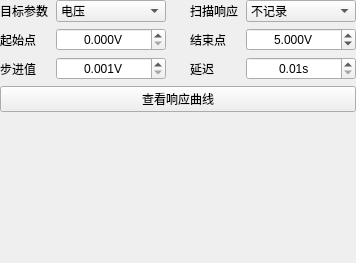
                 <widget class="QWidget" name="scrollAreaWidgetContents_2">
                  <property name="geometry">
                   <rect>
                    <x>0</x>
                    <y>0</y>
                    <width>177</width>
                    <height>263</height>
                   </rect>
                  </property>
                  <layout class="QVBoxLayout" name="verticalLayoutSweepScroll">
                   <property name="spacing">
                    <number>6</number>
                   </property>
                   <property name="leftMargin">
                    <number>0</number>
                   </property>
                   <property name="topMargin">
                    <number>0</number>
                   </property>
                   <property name="rightMargin">
                    <number>0</number>
                   </property>
                   <property name="bottomMargin">
                    <number>0</number>
                   </property>
                   <item>
                    <layout class="QGridLayout" name="gridLayoutSweepForm" columnstretch="1,0,0,1,0" columnminimumwidth="0,110,16,0,110">
                     <property name="leftMargin">
                      <number>0</number>
                     </property>
                     <property name="topMargin">
                      <number>0</number>
                     </property>
                     <property name="rightMargin">
                      <number>0</number>
                     </property>
                     <property name="bottomMargin">
                      <number>0</number>
                     </property>
                     <property name="horizontalSpacing">
                      <number>8</number>
                     </property>
                     <property name="verticalSpacing">
                      <number>6</number>
                     </property>
                     <item row="0" column="0">
                      <widget class="QLabel" name="label_11">
                       <property name="text">
                        <string>目标参数</string>
                       </property>
                       <property name="alignment">
                        <set>Qt::AlignLeading|Qt::AlignLeft|Qt::AlignVCenter</set>
                       </property>
                      </widget>
                     </item>
                     <item row="0" column="1">
                      <widget class="QComboBox" name="comboSweepTarget">
                       <property name="sizeAdjustPolicy">
                        <enum>QComboBox::AdjustToContentsOnFirstShow</enum>
                       </property>
                       <property name="minimumSize">
                        <size>
                         <width>110</width>
                         <height>0</height>
                        </size>
                       </property>
                       <property name="maximumSize">
                        <size>
                         <width>110</width>
                         <height>16777215</height>
                        </size>
                       </property>
                       <item>
                        <property name="text">
                         <string>电压</string>
                        </property>
                       </item>
                       <item>
                        <property name="text">
                         <string>电流</string>
                        </property>
                       </item>
                      </widget>
                     </item>
                     <item row="0" column="3">
                      <widget class="QLabel" name="label_26">
                       <property name="text">
                        <string>扫描响应</string>
                       </property>
                       <property name="alignment">
                        <set>Qt::AlignLeading|Qt::AlignLeft|Qt::AlignVCenter</set>
                       </property>
                      </widget>
                     </item>
                     <item row="0" column="4">
                      <widget class="QComboBox" name="comboSweepRecord">
                       <property name="sizeAdjustPolicy">
                        <enum>QComboBox::AdjustToContentsOnFirstShow</enum>
                       </property>
                       <property name="minimumSize">
                        <size>
                         <width>110</width>
                         <height>0</height>
                        </size>
                       </property>
                       <property name="maximumSize">
                        <size>
                         <width>110</width>
                         <height>16777215</height>
                        </size>
                       </property>
                       <item>
                        <property name="text">
                         <string>不记录</string>
                        </property>
                       </item>
                       <item>
                        <property name="text">
                         <string>电压</string>
                        </property>
                       </item>
                       <item>
                        <property name="text">
                         <string>电流</string>
                        </property>
                       </item>
                       <item>
                        <property name="text">
                         <string>功率</string>
                        </property>
                       </item>
                       <item>
                        <property name="text">
                         <string>阻值</string>
                        </property>
                       </item>
                      </widget>
                     </item>
                     <item row="1" column="0">
                      <widget class="QLabel" name="label_15">
                       <property name="text">
                        <string>起始点</string>
                       </property>
                       <property name="alignment">
                        <set>Qt::AlignLeading|Qt::AlignLeft|Qt::AlignVCenter</set>
                       </property>
                      </widget>
                     </item>
                     <item row="1" column="1">
                      <widget class="QDoubleSpinBox" name="spinBoxSweepStart">
                       <property name="suffix">
                        <string>V</string>
                       </property>
                       <property name="decimals">
                        <number>3</number>
                       </property>
                       <property name="minimum">
                        <double>0.000000000000000</double>
                       </property>
                       <property name="maximum">
                        <double>30.000000000000000</double>
                       </property>
                       <property name="singleStep">
                        <double>0.100000000000000</double>
                       </property>
                       <property name="stepType">
                        <enum>QAbstractSpinBox::AdaptiveDecimalStepType</enum>
                       </property>
                       <property name="minimumSize">
                        <size>
                         <width>110</width>
                         <height>0</height>
                        </size>
                       </property>
                       <property name="maximumSize">
                        <size>
                         <width>110</width>
                         <height>16777215</height>
                        </size>
                       </property>
                       <property name="alignment">
                        <set>Qt::AlignCenter</set>
                       </property>
                      </widget>
                     </item>
                     <item row="1" column="3">
                      <widget class="QLabel" name="label_16">
                       <property name="text">
                        <string>结束点</string>
                       </property>
                       <property name="alignment">
                        <set>Qt::AlignLeading|Qt::AlignLeft|Qt::AlignVCenter</set>
                       </property>
                      </widget>
                     </item>
                     <item row="1" column="4">
                      <widget class="QDoubleSpinBox" name="spinBoxSweepStop">
                       <property name="suffix">
                        <string>V</string>
                       </property>
                       <property name="decimals">
                        <number>3</number>
                       </property>
                       <property name="minimum">
                        <double>0.000000000000000</double>
                       </property>
                       <property name="maximum">
                        <double>30.000000000000000</double>
                       </property>
                       <property name="singleStep">
                        <double>0.100000000000000</double>
                       </property>
                       <property name="stepType">
                        <enum>QAbstractSpinBox::AdaptiveDecimalStepType</enum>
                       </property>
                       <property name="value">
                        <double>5.000000000000000</double>
                       </property>
                       <property name="minimumSize">
                        <size>
                         <width>110</width>
                         <height>0</height>
                        </size>
                       </property>
                       <property name="maximumSize">
                        <size>
                         <width>110</width>
                         <height>16777215</height>
                        </size>
                       </property>
                       <property name="alignment">
                        <set>Qt::AlignCenter</set>
                       </property>
                      </widget>
                     </item>
                     <item row="2" column="0">
                      <widget class="QLabel" name="label_17">
                       <property name="text">
                        <string>步进值</string>
                       </property>
                       <property name="alignment">
                        <set>Qt::AlignLeading|Qt::AlignLeft|Qt::AlignVCenter</set>
                       </property>
                      </widget>
                     </item>
                     <item row="2" column="1">
                      <widget class="QDoubleSpinBox" name="spinBoxSweepStep">
                       <property name="suffix">
                        <string>V</string>
                       </property>
                       <property name="decimals">
                        <number>3</number>
                       </property>
                       <property name="minimum">
                        <double>0.001000000000000</double>
                       </property>
                       <property name="maximum">
                        <double>30.000000000000000</double>
                       </property>
                       <property name="singleStep">
                        <double>0.100000000000000</double>
                       </property>
                       <property name="stepType">
                        <enum>QAbstractSpinBox::AdaptiveDecimalStepType</enum>
                       </property>
                       <property name="value">
                        <double>0.001000000000000</double>
                       </property>
                       <property name="minimumSize">
                        <size>
                         <width>110</width>
                         <height>0</height>
                        </size>
                       </property>
                       <property name="maximumSize">
                        <size>
                         <width>110</width>
                         <height>16777215</height>
                        </size>
                       </property>
                       <property name="alignment">
                        <set>Qt::AlignCenter</set>
                       </property>
                      </widget>
                     </item>
                     <item row="2" column="3">
                      <widget class="QLabel" name="label_18">
                       <property name="text">
                        <string>延迟</string>
                       </property>
                       <property name="alignment">
                        <set>Qt::AlignLeading|Qt::AlignLeft|Qt::AlignVCenter</set>
                       </property>
                      </widget>
                     </item>
                     <item row="2" column="4">
                      <widget class="QDoubleSpinBox" name="spinBoxSweepDelay">
                       <property name="suffix">
                        <string>s</string>
                       </property>
                       <property name="decimals">
                        <number>2</number>
                       </property>
                       <property name="minimum">
                        <double>0.010000000000000</double>
                       </property>
                       <property name="maximum">
                        <double>999999.000000000000000</double>
                       </property>
                       <property name="singleStep">
                        <double>0.100000000000000</double>
                       </property>
                       <property name="stepType">
                        <enum>QAbstractSpinBox::AdaptiveDecimalStepType</enum>
                       </property>
                       <property name="minimumSize">
                        <size>
                         <width>110</width>
                         <height>0</height>
                        </size>
                       </property>
                       <property name="maximumSize">
                        <size>
                         <width>110</width>
                         <height>16777215</height>
                        </size>
                       </property>
                       <property name="alignment">
                        <set>Qt::AlignCenter</set>
                       </property>
                      </widget>
                     </item>
                    </layout>
                   </item>
                   <item>
                    <layout class="QHBoxLayout" name="horizontalLayoutSweepButtons" stretch="1">
                     <property name="spacing">
                      <number>6</number>
                     </property>
                     <item>
                      <widget class="QPushButton" name="btnSweepShowRecord">
                       <property name="enabled">
                        <bool>true</bool>
                       </property>
                       <property name="text">
                        <string>查看响应曲线</string>
                       </property>
                      </widget>
                     </item>
                    </layout>
                   </item>
                   <item>
                    <spacer name="verticalSpacerSweep">
                     <property name="orientation">
                      <enum>Qt::Vertical</enum>
                     </property>
                     <property name="sizeHint">
                      <size>
                       <width>20</width>
                       <height>0</height>
                      </size>
                     </property>
                    </spacer>
                   </item>
                  </layout>
                 </widget>
